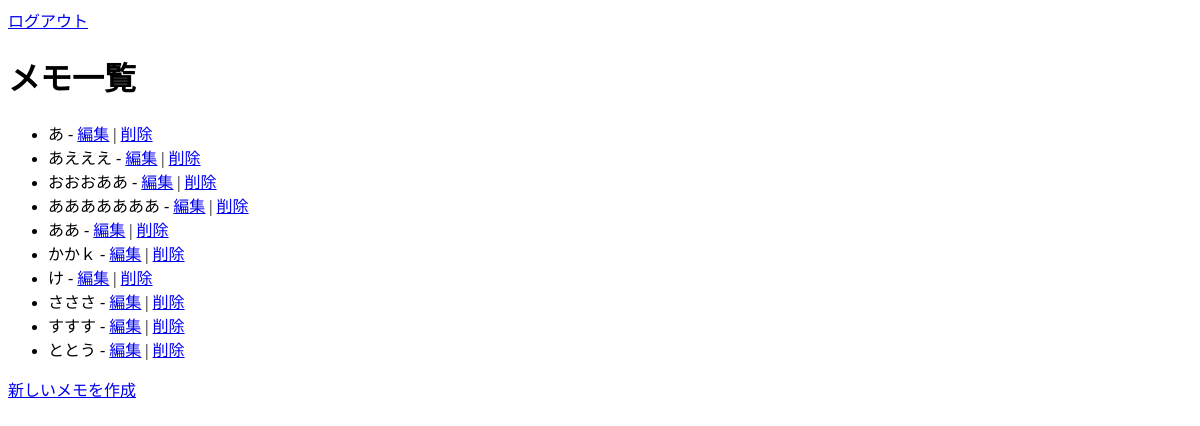
Page /memo/ (signed in) on the earlier database version.
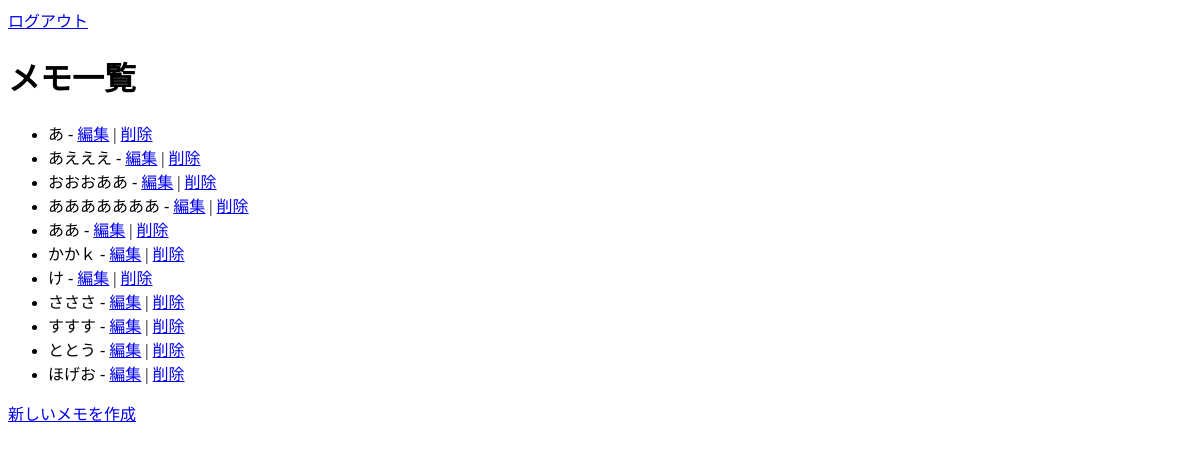
Same page on the later database version.
### models.py (models this page shows)
class Memo(db.Model):
	__tablename__ = 'memos'
	id = db.Column(db.Integer, primary_key=True, autoincrement=True)
	title = db.Column(db.String(50), nullable=False)
	content = db.Column(db.Text) # 文字数無制限

### views.py (the view)
@app.route('/memo/')
@login_required
def index():
	memos = Memo.query.all() # メモ全件取得
	return render_template('index.j2', memos=memos)

### app.py (called while the page is built)
@login_manager.user_loader
def load_user(user_id):
	return User.query.get(int(user_id))

### templates/index.j2
{% extends "base.j2" %}
{% block content %}
  <h1>メモ一覧</h1>
  <ul>
    {% for memo in memos %}
      <li>{{ memo.title }} -
        <a href="{{ url_for('update', memo_id=memo.id) }}">編集</a> |
        <a href="{{ url_for('delete', memo_id=memo.id) }}">削除</a>
      </li>
    {% endfor %}
  </ul>
  <p><a href="{{ url_for('create') }}">新しいメモを作成</a></p>
{% endblock content %}

### templates/base.j2 (shortened to what this page needs)
<!DOCTYPE html>
<html lang="ja">
  <head>
  </head>
  <body>
  	{% if current_user.is_authenticated %}
      <a href="{{ url_for('logout') }}">ログアウト</a>
    {% endif %}
    {% block content %}
    {% endblock content %}
  </body>
</html>

Differences in the rows shown:
added Memo: title "ほげお"
